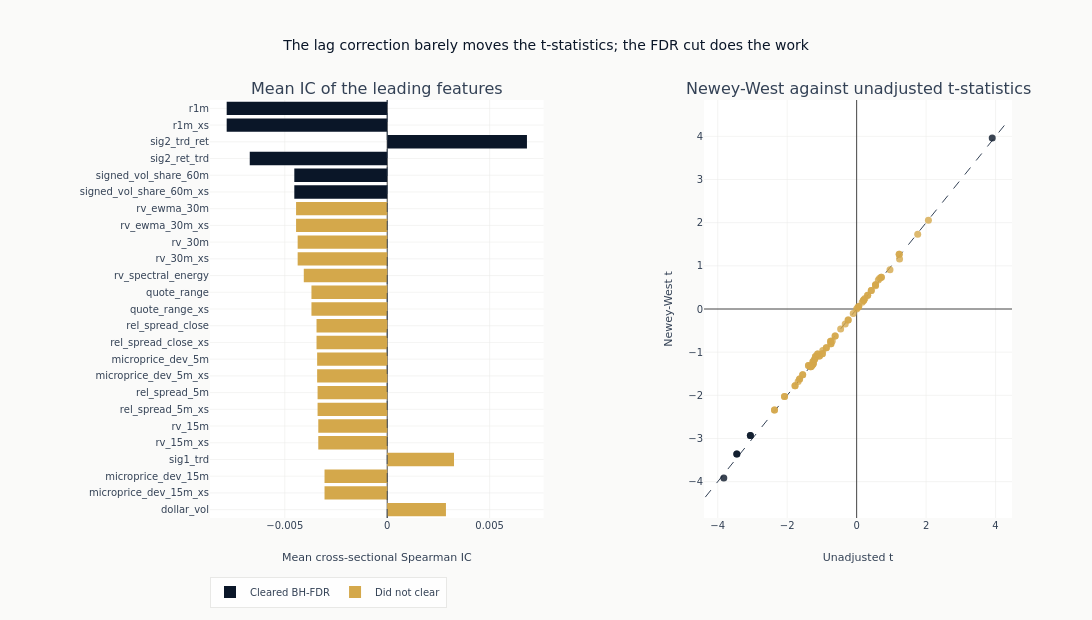

The notebook cell saved with this chart:
### Markdown cell above
### Ranking, with the Inference Adjustment Visible

The left panel ranks the leading features by absolute mean IC and colours each bar
by whether it cleared the false-discovery adjustment, so individual significance and
the set-wide decision stay separable. The right panel plots the Newey-West
t-statistic against its unadjusted twin for every feature in the searched set: a
point pulled toward zero off the diagonal is a feature whose apparent significance
came from correlation between neighbouring observations of its IC series rather than
from the size of the association.

How close the points sit to the diagonal is the thing to read. Sampling at the label
horizon has already removed most of the overlap the Newey-West correction exists to
undo, so it has little left to do here and the two counts printed above are close;
what thins the candidate set is the false-discovery adjustment, not the lag
correction.

Bars run horizontally. At this many feature names a rotated vertical axis is not
legible.

### Code cell
RANKED_FEATURES = 25
top = eval_summary.head(min(RANKED_FEATURES, len(eval_summary))).reverse()

fig = make_subplots(
    rows=1,
    cols=2,
    column_widths=[0.52, 0.48],
    subplot_titles=[
        "Mean IC of the leading features",
        "Newey-West against unadjusted t-statistics",
    ],
    horizontal_spacing=0.2,
)
for cleared, color, name in (
    (True, COLORS["blue"], "Cleared BH-FDR"),
    (False, COLORS["amber"], "Did not clear"),
):
    arm = top.filter(pl.col("fdr_sig").fill_null(False) == cleared)
    if not len(arm):
        continue
    _ = fig.add_trace(
        go.Bar(
            x=arm["ic_mean"].to_list(),
            y=arm["feature"].to_list(),
            orientation="h",
            marker_color=color,
            name=name,
            legendgroup=name,
        ),
        row=1,
        col=1,
    )
_ = fig.add_vline(
    x=0, line={"color": COLORS["neutral"], "width": 0.8, "dash": "dash"}, row=1, col=1
)

max_t = (
    max(
        float(eval_summary["naive_t"].abs().max() or 1.0),
        float(eval_summary["hac_t"].abs().max() or 1.0),
    )
    * 1.1
)
_ = fig.add_trace(
    go.Scatter(
        x=[-max_t, max_t],
        y=[-max_t, max_t],
        mode="lines",
        line={"dash": "dash", "color": COLORS["neutral"], "width": 1},
        name="No adjustment",
        showlegend=False,
    ),
    row=1,
    col=2,
)
for cleared, color, name in (
    (True, COLORS["blue"], "Cleared BH-FDR"),
    (False, COLORS["amber"], "Did not clear"),
):
    arm = eval_summary.filter(pl.col("fdr_sig").fill_null(False) == cleared)
    if not len(arm):
        continue
    _ = fig.add_trace(
        go.Scatter(
            x=arm["naive_t"].to_list(),
            y=arm["hac_t"].to_list(),
            mode="markers",
            marker={"color": color, "size": 7, "opacity": 0.8},
            text=arm["feature"].to_list(),
            name=name,
            legendgroup=name,
            showlegend=False,
        ),
        row=1,
        col=2,
    )

fig.update_layout(
    title="The lag correction barely moves the t-statistics; the FDR cut does the work",
    height=620,
    width=1150,
    margin={"l": 210},
    legend={"orientation": "h", "y": -0.14},
)
# Two traces split the ranking by outcome, so the y order has to be restated or the
# categories fall in trace order and the ranking the panel exists to show is lost.
fig.update_yaxes(categoryorder="array", categoryarray=top["feature"].to_list(), row=1, col=1)
fig.update_xaxes(title_text="Mean cross-sectional Spearman IC", row=1, col=1)
fig.update_xaxes(title_text="Unadjusted t", row=1, col=2)
fig.update_yaxes(title_text="Newey-West t", row=1, col=2)
fig.show()

### Figure 1 — Plotly figure (JSON) as saved in the notebook; plotly's stock layout.template omitted (floating-point values rounded to 4 significant figures)
{"data": [{"legendgroup": "Cleared BH-FDR", "marker": {"color": "#0a1628"}, "name": "Cleared BH-FDR", "orientation": "h", "type": "bar", "x": [-0.004535, -0.004535, -0.00671, 0.006822, -0.007836, -0.007836], "xaxis": "x", "y": ["signed_vol_share_60m_xs", "signed_vol_share_60m", "sig2_ret_trd", "sig2_trd_ret", "r1m_xs", "r1m"], "yaxis": "y"}, {"legendgroup": "Did not clear", "marker": {"color": "#D4A84B"}, "name": "Did not clear", "orientation": "h", "type": "bar", "x": [0.002868, -0.00306, -0.00306, 0.003261, -0.003365, -0.003365, -0.003399, -0.003399, -0.00342, -0.00342, -0.00345, -0.00345, -0.003698, -0.003698, -0.004072, -0.004372, -0.004372, -0.004449, -0.004449], "xaxis": "x", "y": ["dollar_vol", "microprice_dev_15m_xs", "microprice_dev_15m", "sig1_trd", "rv_15m_xs", "rv_15m", "rel_spread_5m_xs", "rel_spread_5m", "microprice_dev_5m_xs", "microprice_dev_5m", "rel_spread_close_xs", "rel_spread_close", "quote_range_xs", "quote_range", "rv_spectral_energy", "rv_30m_xs", "rv_30m", "rv_ewma_30m_xs", "rv_ewma_30m"], "yaxis": "y"}, {"line": {"color": "#334155", "dash": "dash", "width": 1}, "mode": "lines", "name": "No adjustment", "showlegend": false, "type": "scatter", "x": [-4.358, 4.358], "xaxis": "x2", "y": [-4.358, 4.358], "yaxis": "y2"}, {"legendgroup": "Cleared BH-FDR", "marker": {"color": "#0a1628", "opacity": 0.8, "size": 7}, "mode": "markers", "name": "Cleared BH-FDR", "showlegend": false, "text": ["r1m", "r1m_xs", "sig2_trd_ret", "sig2_ret_trd", "signed_vol_share_60m", "signed_vol_share_60m_xs"], "type": "scatter", "x": [-3.45, -3.45, 3.904, -3.825, -3.06, -3.06], "xaxis": "x2", "y": [-3.358, -3.358, 3.962, -3.914, -2.934, -2.934], "yaxis": "y2"}, {"legendgroup": "Did not clear", "marker": {"color": "#D4A84B", "opacity": 0.8, "size": 7}, "mode": "markers", "name": "Did not clear", "showlegend": false, "text": ["rv_ewma_30m", "rv_ewma_30m_xs", "rv_30m", "rv_30m_xs", "rv_spectral_energy", "quote_range", "quote_range_xs", "rel_spread_close", "rel_spread_close_xs", "microprice_dev_5m", "microprice_dev_5m_xs", "rel_spread_5m", "rel_spread_5m_xs", "rv_15m", "rv_15m_xs", "sig1_trd", "microprice_dev_15m", "microprice_dev_15m_xs", "dollar_vol", "dollar_vol_xs", "rel_spread_15m", "rel_spread_15m_xs", "rel_spread_60m", "rel_spread_60m_xs", "signed_vol_share_15m", "signed_vol_share_15m_xs", "sig2_trd_svs", "kyle_lambda", "kyle_lambda_xs", "trades_per_1k_shares", "trades_per_1k_shares_xs", "trade_range", "trade_range_xs", "sig2_svs_trd", "sig2_ret_ret", "signed_vol_share_5m", "signed_vol_share_5m_xs", "rv_5m", "rv_5m_xs", "har_residual", "depth_imb", "depth_imb_xs", "microprice_dev", "microprice_dev_xs", "illiq", "illiq_xs", "sig1_ret", "sig2_trd_trd", "quote_rate", "quote_rate_xs", "vol_spectral_entropy", "har_rv5_pred", "tick_imb_share_15m", "tick_imb_share_15m_xs", "rv_spectral_entropy", "trade_to_mid_rel", "trade_to_mid_rel_xs", "vol_spectral_energy", "sig2_svs_svs", "finra_share_60m", "finra_share_60m_xs", "tick_imb_share", "tick_imb_share_xs", "trade_to_mid_5m", "trade_to_mid_5m_xs", "sig1_svs", "cross_locked_share_xs", "signed_vol_share", "signed_vol_share_xs", "sig2_ret_svs", "vol_low_freq_ratio", "tick_imb_share_5m", "tick_imb_share_5m_xs", "rv_low_freq_ratio", "sig2_svs_ret"], "type": "scatter", "x": [-1.257, -1.257, -1.308, -1.308, -1.244, -1.301, -1.301, -1.642, -1.642, -2.366, -2.366, -1.554, -1.554, -1.073, -1.073, 2.067, -2.078, -2.078, 1.225, 1.225, -1.256, -1.256, -1.206, -1.206, -1.773, -1.773, 1.758, -0.9873, -0.9873, -1.387, -1.387, -0.873, -0.873, -1.685, 1.236, -1.325, -1.325, -0.7399, -0.7399, 0.9602, -1.185, -1.185, -1.123, -1.123, -0.75, -0.75, -0.7025, -0.9765, 0.7109, 0.7109, 0.6627, -0.329, -0.619, -0.619, 0.6241, 0.5441, 0.5441, -0.4606, 0.5447, 0.3173, 0.3173, 0.4224, 0.4224, -0.244, -0.244, 0.2369, 0.1938, 0.2032, 0.2032, 0.1587, -0.0989, 0.05956, 0.05956, 0.03313, -0.001018], "xaxis": "x2", "y": [-1.281, -1.281, -1.326, -1.326, -1.253, -1.314, -1.314, -1.625, -1.625, -2.342, -2.342, -1.525, -1.525, -1.091, -1.091, 2.059, -2.027, -2.027, 1.266, 1.266, -1.217, -1.217, -1.161, -1.161, -1.776, -1.776, 1.734, -1.039, -1.039, -1.306, -1.306, -0.8977, -0.8977, -1.682, 1.158, -1.34, -1.34, -0.8034, -0.8034, 0.9072, -1.099, -1.099, -1.04, -1.04, -0.7489, -0.7489, -0.7422, -0.9608, 0.7363, 0.7363, 0.7107, -0.3477, -0.6266, -0.6266, 0.6698, 0.56, 0.56, -0.4646, 0.5413, 0.3181, 0.3181, 0.4303, 0.4303, -0.2529, -0.2529, 0.2441, 0.1914, 0.2098, 0.2098, 0.157, -0.1019, 0.05795, 0.05795, 0.03358, -0.001006], "yaxis": "y2"}], "layout": {"annotations": [{"font": {"size": 16}, "showarrow": false, "text": "Mean IC of the leading features", "x": 0.208, "xanchor": "center", "xref": "paper", "y": 1.0, "yanchor": "bottom", "yref": "paper"}, {"font": {"size": 16}, "showarrow": false, "text": "Newey-West against unadjusted t-statistics", "x": 0.808, "xanchor": "center", "xref": "paper", "y": 1.0, "yanchor": "bottom", "yref": "paper"}], "height": 620, "legend": {"orientation": "h", "y": -0.14}, "margin": {"l": 210}, "shapes": [{"line": {"color": "#334155", "dash": "dash", "width": 0.8}, "type": "line", "x0": 0, "x1": 0, "xref": "x", "y0": 0, "y1": 1, "yref": "y domain"}], "title": {"text": "The lag correction barely moves the t-statistics; the FDR cut does the work"}, "width": 1150, "xaxis": {"anchor": "y", "domain": [0.0, 0.416], "title": {"text": "Mean cross-sectional Spearman IC"}}, "xaxis2": {"anchor": "y2", "domain": [0.616, 1.0], "title": {"text": "Unadjusted t"}}, "yaxis": {"anchor": "x", "categoryarray": ["dollar_vol", "microprice_dev_15m_xs", "microprice_dev_15m", "sig1_trd", "rv_15m_xs", "rv_15m", "rel_spread_5m_xs", "rel_spread_5m", "microprice_dev_5m_xs", "microprice_dev_5m", "rel_spread_close_xs", "rel_spread_close", "quote_range_xs", "quote_range", "rv_spectral_energy", "rv_30m_xs", "rv_30m", "rv_ewma_30m_xs", "rv_ewma_30m", "signed_vol_share_60m_xs", "signed_vol_share_60m", "sig2_ret_trd", "sig2_trd_ret", "r1m_xs", "r1m"], "categoryorder": "array", "domain": [0.0, 1.0]}, "yaxis2": {"anchor": "x2", "domain": [0.0, 1.0], "title": {"text": "Newey-West t"}}}}
